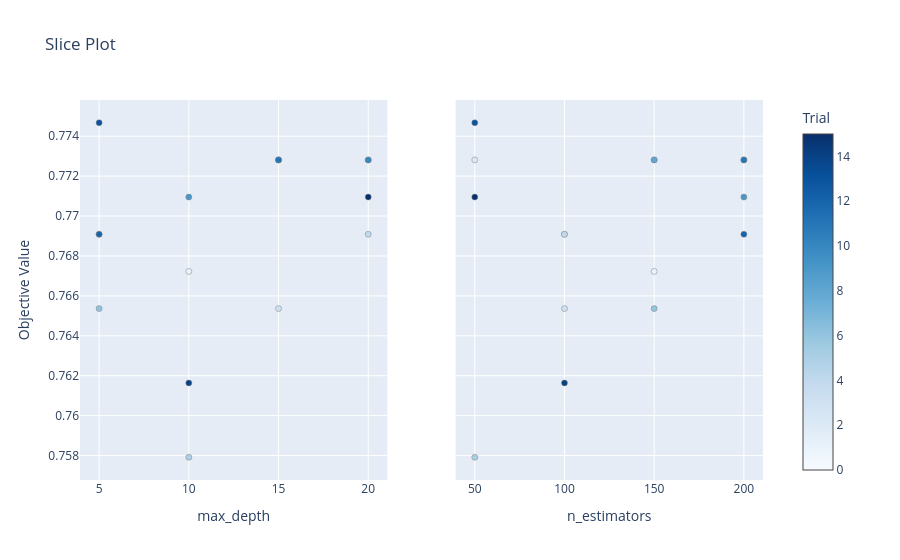

The notebook cell this image was saved under:
### Markdown cell above
### 3. Slice Plot
Shows how accuracy changes as **one hyperparameter varies** (others held constant).
- Each subplot = one hyperparameter
- Look for: clear peaks → optimal value range visible

### Code cell
# 3. Slice Plot
plot_slice(study).show()

### Figure 1 — Plotly figure (JSON) as saved in the notebook; plotly's stock layout.template omitted (floating-point values rounded to 4 significant figures)
{"data": [{"marker": {"color": [0, 1, 2, 3, 4, 5, 6, 7, 8, 9, 10, 11, 12, 13, 14, 15], "colorbar": {"title": {"text": "Trial"}, "x": 1, "xpad": 40}, "colorscale": [[0, "rgb(247,251,255)"], [0.125, "rgb(222,235,247)"], [0.25, "rgb(198,219,239)"], [0.375, "rgb(158,202,225)"], [0.5, "rgb(107,174,214)"], [0.625, "rgb(66,146,198)"], [0.75, "rgb(33,113,181)"], [0.875, "rgb(8,81,156)"], [1, "rgb(8,48,107)"]], "line": {"color": "Grey", "width": 0.5}, "showscale": true}, "mode": "markers", "name": "Feasible Trial", "showlegend": false, "type": "scatter", "x": [5, 10, 15, 15, 20, 10, 5, 20, 15, 10, 20, 15, 5, 5, 10, 20], "xaxis": "x", "y": [0.7691, 0.7672, 0.7728, 0.7654, 0.7691, 0.7579, 0.7654, 0.7728, 0.7728, 0.7709, 0.7728, 0.7728, 0.7691, 0.7747, 0.7616, 0.7709], "yaxis": "y"}, {"marker": {"color": [0, 1, 2, 3, 4, 5, 6, 7, 8, 9, 10, 11, 12, 13, 14, 15], "colorbar": {"title": {"text": "Trial"}, "x": 1, "xpad": 40}, "colorscale": [[0, "rgb(247,251,255)"], [0.125, "rgb(222,235,247)"], [0.25, "rgb(198,219,239)"], [0.375, "rgb(158,202,225)"], [0.5, "rgb(107,174,214)"], [0.625, "rgb(66,146,198)"], [0.75, "rgb(33,113,181)"], [0.875, "rgb(8,81,156)"], [1, "rgb(8,48,107)"]], "line": {"color": "Grey", "width": 0.5}, "showscale": false}, "mode": "markers", "name": "Feasible Trial", "showlegend": false, "type": "scatter", "x": [100, 150, 50, 100, 100, 50, 150, 150, 150, 200, 200, 200, 200, 50, 100, 50], "xaxis": "x2", "y": [0.7691, 0.7672, 0.7728, 0.7654, 0.7691, 0.7579, 0.7654, 0.7728, 0.7728, 0.7709, 0.7728, 0.7728, 0.7691, 0.7747, 0.7616, 0.7709], "yaxis": "y2"}], "layout": {"title": {"text": "Slice Plot"}, "xaxis": {"anchor": "y", "domain": [0, 0.45], "title": {"text": "max_depth"}}, "xaxis2": {"anchor": "y2", "domain": [0.55, 1], "title": {"text": "n_estimators"}}, "yaxis": {"anchor": "x", "domain": [0, 1], "title": {"text": "Objective Value"}}, "yaxis2": {"anchor": "x2", "domain": [0, 1], "matches": "y", "showticklabels": false}}}
